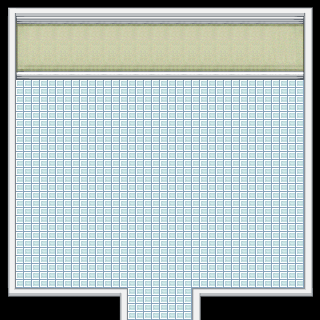

This game map was drawn from its Tiled (.tmx) file and the tilesets committed beside it. A one-line description and the trimmed map source follow:
An orthogonal 20x20 tile map with 16x16 px tiles, 1 tile layer (Tile Layer 1), 2 tilesets.

<map version="1.0" orientation="orthogonal" renderorder="right-down" width="20" height="20" tilewidth="16" tileheight="16" nextobjectid="1">
 <tileset firstgid="1" name="MDTileA5" tilewidth="16" tileheight="16" tilecount="512">
  <image source="../MDTileA5.png" width="256" height="512" />
 </tileset>
 <tileset firstgid="513" name="InnerModern-A4" tilewidth="16" tileheight="16" tilecount="960">
  <image source="../InnerModern-A4.png" width="512" height="480" />
 </tileset>
 <layer name="Tile Layer 1" width="20" height="20">
  <data>[400 cells, 400 non-empty, 36 distinct tile ids]</data>
 </layer>
</map>
